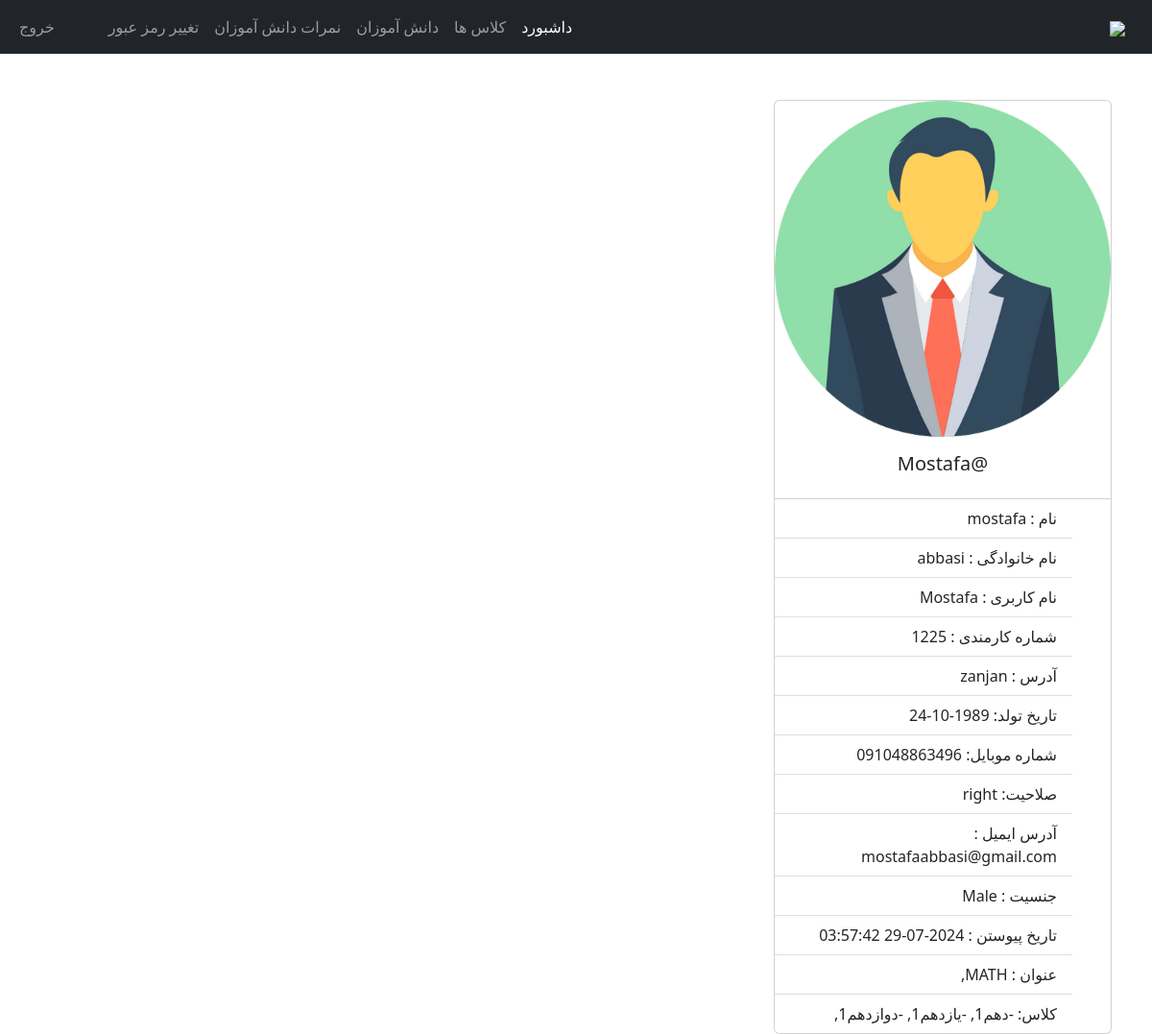
Screenshot of /Teacher/index.php (signed in) with the database file from the repository.
### tables this page shows
CREATE TABLE `teachers` (
  `teacher_id` int(11) NOT NULL,
  `username` varchar(127) NOT NULL,
  `password` varchar(255) NOT NULL,
  `class` varchar(31) NOT NULL,
  `fname` varchar(127) NOT NULL,
  `lname` varchar(127) NOT NULL,
  `subjects` varchar(31) NOT NULL,
  `address` varchar(31) NOT NULL,
  `employee_number` int(11) NOT NULL,
  `date_of_birth` date DEFAULT NULL,
  `phone_number` varchar(31) NOT NULL,
  `qualification` varchar(127) NOT NULL,
  `gender` varchar(7) NOT NULL,
  `email_address` varchar(255) NOT NULL,
  `date_of_joined` datetime NOT NULL DEFAULT current_timestamp()
);

### Teacher/data/teacher.php (called while the page is built)
<?php
function getTeacherById($teacher_id, $conn){
   $sql = "SELECT * FROM teachers
           WHERE teacher_id=?";
   $stmt = $conn->prepare($sql);
   $stmt->execute([$teacher_id]);
   if ($stmt->rowCount() == 1) {
     $teacher = $stmt->fetch();
     return $teacher;
   }else {
    return 0;
   }
}

### Teacher/data/subject.php (called while the page is built, shortened)
<?php
function getSubjectById($subject_id, $conn){
   $sql = "SELECT * FROM subjects
           WHERE subject_id=?";
   $stmt = $conn->prepare($sql);
   $stmt->execute([$subject_id]);
   if ($stmt->rowCount() == 1) {
     $subject = $stmt->fetch();
     return $subject;
   }else {
   	return 0;
   }
}
 ?>

### Teacher/data/class.php (called while the page is built, shortened)
<?php
function getClassById($class_id, $conn){
   $sql = "SELECT * FROM class
           WHERE class_id=?";
   $stmt = $conn->prepare($sql);
   $stmt->execute([$class_id]);
   if ($stmt->rowCount() == 1) {
     $class = $stmt->fetch();
     return $class;
   }else {
    return 0;
   }
}

### Teacher/data/grade.php (called while the page is built, shortened)
<?php
function getGradeById($grade_id, $conn){
   $sql = "SELECT * FROM grades
           WHERE grade_id=?";
   $stmt = $conn->prepare($sql);
   $stmt->execute([$grade_id]);
   if ($stmt->rowCount() == 1) {
     $grade = $stmt->fetch();
     return $grade;
   }else {
    return 0;
   }
}

### Teacher/data/section.php (called while the page is built, shortened)
<?php
function getSectioById($section_id, $conn){
   $sql = "SELECT * FROM section
           WHERE section_id=?";
   $stmt = $conn->prepare($sql);
   $stmt->execute([$section_id]);
   if ($stmt->rowCount() == 1) {
     $section = $stmt->fetch();
     return $section;
   }else {
    return 0;
   }
}

### Teacher/index.php (the view, shortened to what this page needs)
<?php
if (
  isset($_SESSION['teacher_id']) &&
  isset($_SESSION['role'])
) {
  if ($_SESSION['role'] == 'Teacher') {
    include "../DB_connection.php";
    include "data/teacher.php";
    include "data/subject.php";
    include "data/grade.php";
    include "data/section.php";
    include "data/class.php";
    $teacher_id = $_SESSION['teacher_id'];
    $teacher = getTeacherById($teacher_id, $conn);
?>
    <!DOCTYPE html>
    <html lang="fa" dir="rtl">
    <head>
      <link rel="stylesheet" href="https://cdn.jsdelivr.net/npm/bootstrap@5.2.0/dist/css/bootstrap.min.css">
      <link rel="stylesheet" href="../css/style.css">
      <link rel="stylesheet" href="https://cdnjs.cloudflare.com/ajax/libs/font-awesome/4.7.0/css/font-awesome.min.css">
    </head>
    <body>
      <?php
      include "inc/navbar.php";
      if ($teacher != 0) {
      ?>
        <div class="container mt-5">
          <div class="card" style="width: 22rem;">
            <img src="../img/teacher-<?= $teacher['gender'] ?>.png" class="card-img-top" alt="...">
            <div class="card-body">
              <h5 class="card-title text-center">@<?= $teacher['username'] ?></h5>
            </div>
            <ul class="list-group list-group-flush">
              <li class="list-group-item">نام : <?= $teacher['fname'] ?></li>
              <li class="list-group-item"> نام خانوادگی : <?= $teacher['lname'] ?></li>
              <li class="list-group-item">نام کاربری : <?= $teacher['username'] ?></li>
              <li class="list-group-item">شماره کارمندی : <?= $teacher['employee_number'] ?></li>
              <li class="list-group-item">آدرس : <?= $teacher['address'] ?></li>
              <li class="list-group-item">تاریخ تولد: <?= $teacher['date_of_birth'] ?></li>
              <li class="list-group-item">شماره موبایل: <?= $teacher['phone_number'] ?></li>
              <li class="list-group-item">صلاحیت: <?= $teacher['qualification'] ?></li>
              <li class="list-group-item">آدرس ایمیل : <?= $teacher['email_address'] ?></li>
              <li class="list-group-item">جنسیت : <?= $teacher['gender'] ?></li>
              <li class="list-group-item">تاریخ پیوستن : <?= $teacher['date_of_joined'] ?></li>
              <li class="list-group-item">عنوان :
                <?php
                $s = '';
                $subjects = str_split(trim($teacher['subjects']));
                foreach ($subjects as $subject) {
                  $s_temp = getSubjectById($subject, $conn);
                  if ($s_temp != 0)
                    $s .= $s_temp['subject_code'] . ', ';
                }
                echo $s;
                ?>
              </li>
              <li class="list-group-item">کلاس:
                <?php
                $c = '';
                $classes = str_split(trim($teacher['class']));
                foreach ($classes as $class_id) {
                  $class = getClassById($class_id, $conn);
                  $c_temp = getGradeById($class['grade'], $conn);
                  $section = getSectioById($class['section'], $conn);
                  if ($c_temp != 0)
                    $c .= $c_temp['grade_code'] . '-' .
                      $c_temp['grade'] . $section['section'] . ', ';
                }
                echo $c;
                ?>
              </li>
            </ul>
          </div>
        </div>
      <?php
      } else {
        header("Location: logout.php?error=An error occurred");
        exit;
      }
      ?>
    </body>
    </html>
<?php
  } else {
    header("Location: ../login.php");
    exit;
  }
} else {
  header("Location: ../login.php");
  exit;
}
?>

### Teacher/inc/navbar.php (shortened to what this page needs)
<nav class="navbar navbar-expand-lg navbar-dark bg-dark">
  <div class="container-fluid">
    <a class="navbar-brand" href="index.php">
      <img src="../logo.png" width="40">
    </a>
    <div class="collapse navbar-collapse" id="navbarSupportedContent">
      <ul class="navbar-nav me-auto mb-2 mb-lg-0"
          id="navLinks">
        <li class="nav-item">
          <a class="nav-link"
             aria-current="page"
             href="index.php">داشبورد</a>
        </li>
        <li class="nav-item">
          <a class="nav-link" href="classes.php">کلاس ها </a>
        </li>
        <li class="nav-item">
          <a class="nav-link" href="students.php">دانش آموزان </a>
        </li>
        <li class="nav-item">
          <a class="nav-link" href="students.php">نمرات دانش آموزان </a>
        </li>
        <li class="nav-item">
          <a class="nav-link" href="pass.php"> تغییر رمز عبور </a>
        </li>
      </ul>
      <ul class="navbar-nav me-right mb-2 mb-lg-0">
        <li class="nav-item">
          <a class="nav-link" href="../logout.php">خروج</a>
        </li>
      </ul>
  </div>
    </div>
</nav>

### rows the page displays
teachers: gender (picture), username "Mostafa", fname "mostafa", lname "abbasi", employee_number "1225", address "zanjan", date_of_birth "1989-10-24", phone_number "091048863496", qualification "right", email_address "mostafaabbasi@gmail.com", gender "Male", date_of_joined "2024-07-29 03:57:42"

### other values shown
$s "MATH,"
$c "-دهم1, -یازدهم1, -دوازدهم1,"
